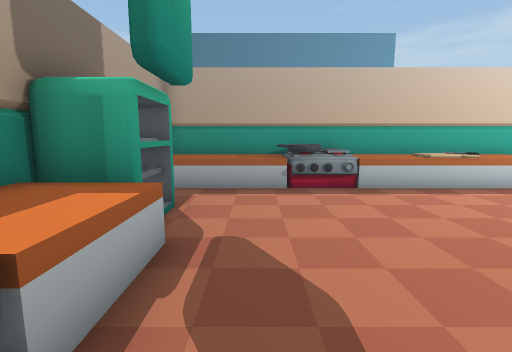
View 1 (above)

21 first-person views from a walk through a 3-D level made in the Unity game engine. The camera is 1.5 m above the floor, tilts 8° down and sees 85° across. The floor is counted in squares, 1 m on a side. Each view is taken from the middle of a square. On the plan, view 1 faces up. The plan holds only what a view shows up to about 14 squares ahead; the rest is blank. The place goes on beyond the plan. The player character is not drawn. Some animated figures are left out.

View 2
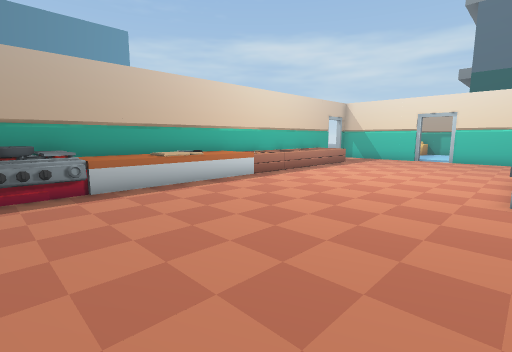

View 3
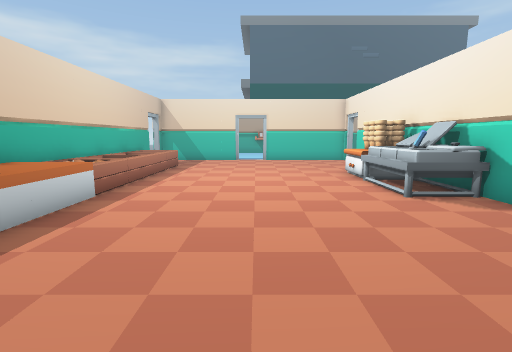

View 4
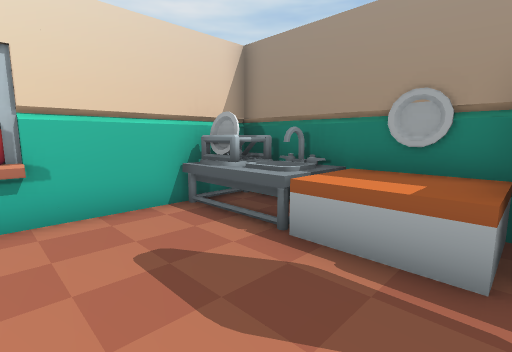

View 5
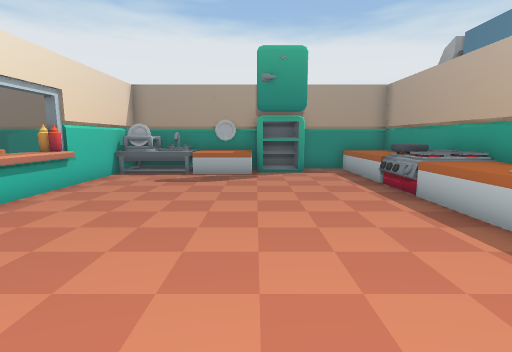

View 6
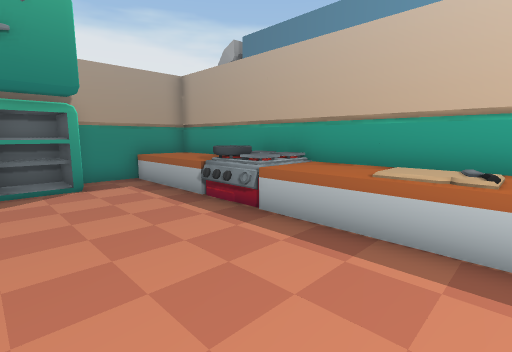

View 7
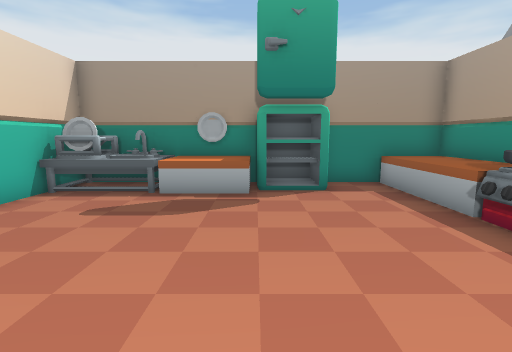

View 8
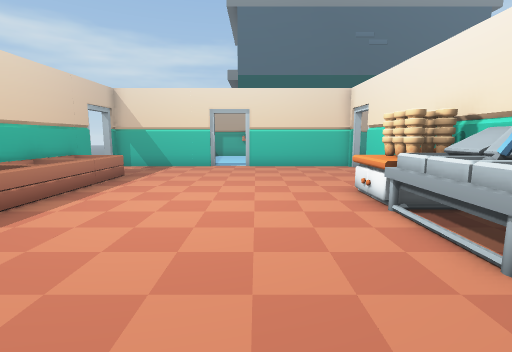

View 9
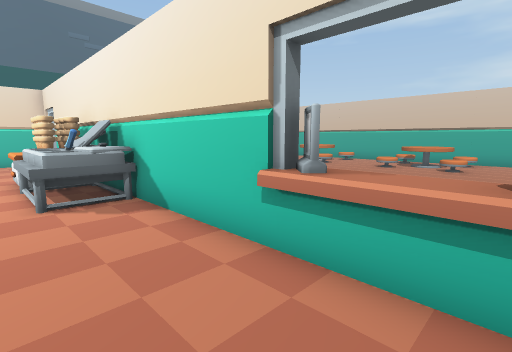

View 10
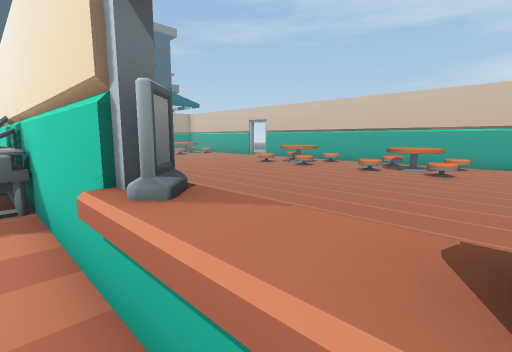

View 11
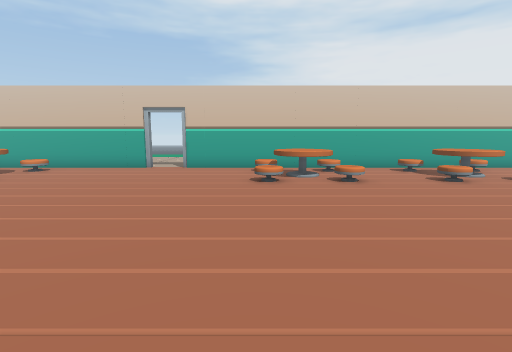

View 12
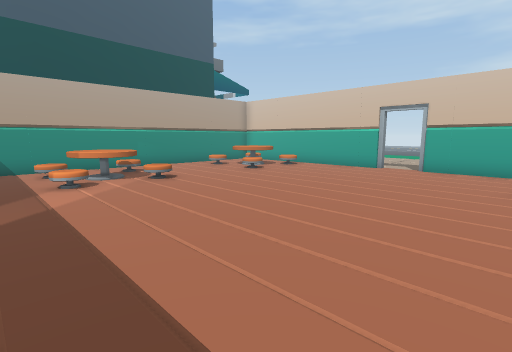

View 13
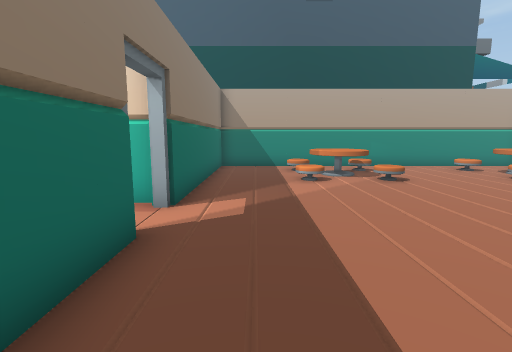

View 14
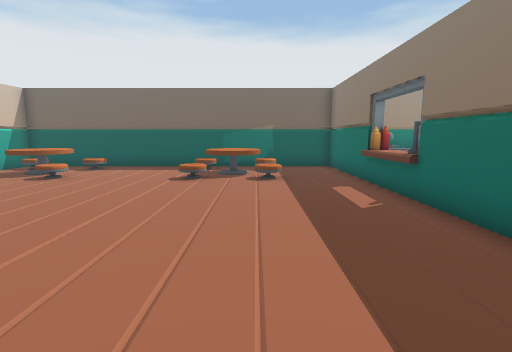

View 15
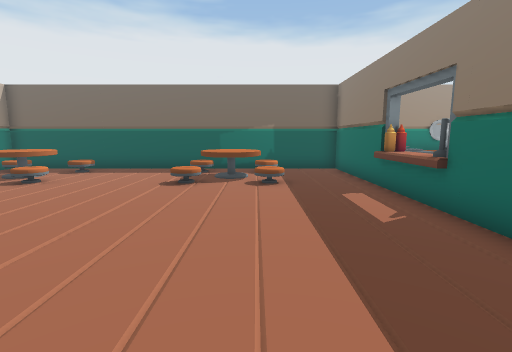

View 16
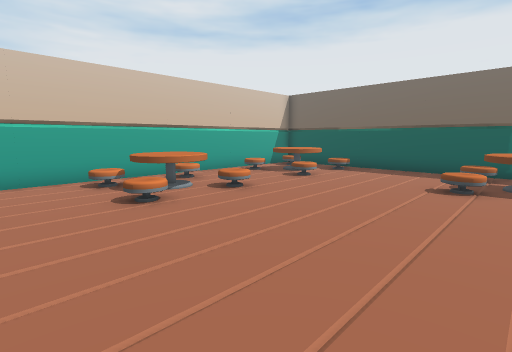

View 17
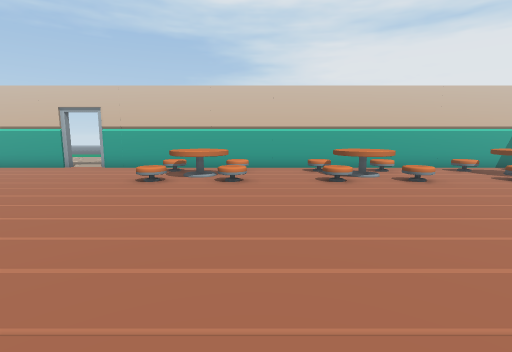

View 18
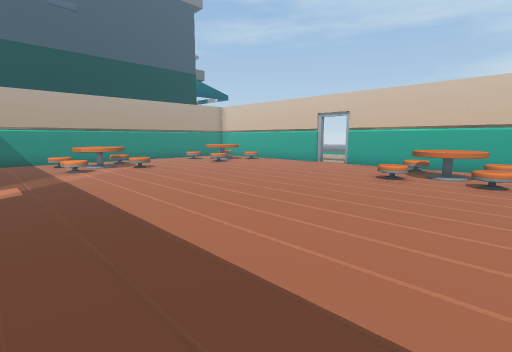

View 19
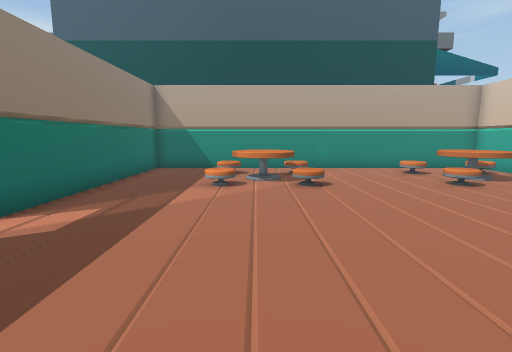

View 20
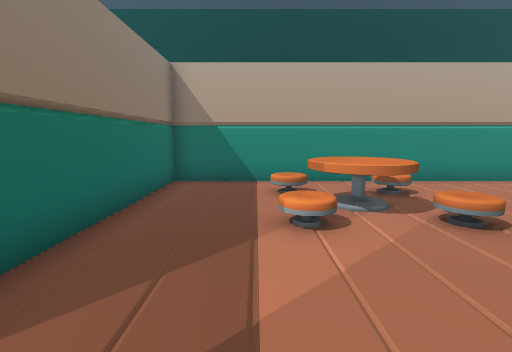

View 21
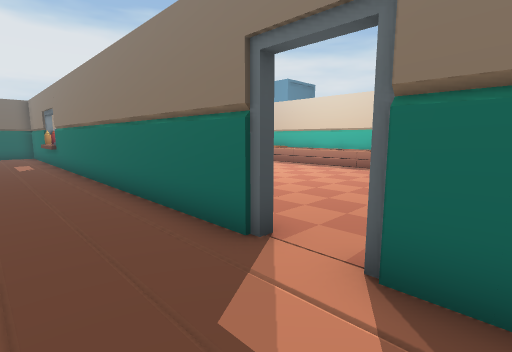

### Floor plan
Key: @ floor where view 1 was taken; # wall or solid block; . floor; = window, fence, low wall or low ledge; ^ raised ledge; O other object.
Columns run from 6 left of view 1 to 29 right of it. Each row starts with its distance up from view 1.
 14 OOO   OO
 13   OOOO
 12
 11
 10    ####OO###O###O########
  9    ^^^^OOO^OO^^OOO.O.O.O..
  8    #^^^OOO^OOO^OOOOOOOO...
  7    #......................
  6    OO.....................
  5    OO......................
  4    #O......................
  3    O^^....................
  2    ^^^....................
  1    OOO....................
  0    OOO@........=#=^O^.....#
 -1    OOO.........^^^OO   ...#
 -2    ######^###############.##########
 -3    #...............................#
 -4    #...............................#
 -5    #...............................#
 -6    #O^^O......................O^O..#
 -7    #.^^.......................^^^..#
 -8    #O^^O......................^^^..#
 -9    #..........................O....#
-10    #...............................#
-11    #...............................#
-12    #...............................#
-13    #O..............................#
-14    #.^^....^^.....^^..........^^^..#
-15    #.^^....^^^...^^^..........^^^..#
-16    # ^^O....^O...O^...........O^...#
-17    #...............................#
-18    #####################..##########

Positions as (right, up) in squares from view 1, and headings:
1: (0, 0), facing up
2: (1, 0), facing up-right
3: (2, 4), facing right
4: (2, 4), facing down-left
5: (10, 4), facing left
6: (7, 4), facing up-left
7: (6, 4), facing left
8: (6, 3), facing right
9: (2, 1), facing down-right
10: (2, -1), facing down-right
11: (14, -4), facing down
12: (14, -4), facing down-right
13: (14, -4), facing right
14: (11, -6), facing left
15: (10, -6), facing left
16: (10, -7), facing down-left
17: (10, -4), facing down
18: (10, -3), facing down-right
19: (15, -7), facing right
20: (19, -5), facing right
21: (21, -5), facing up-left
